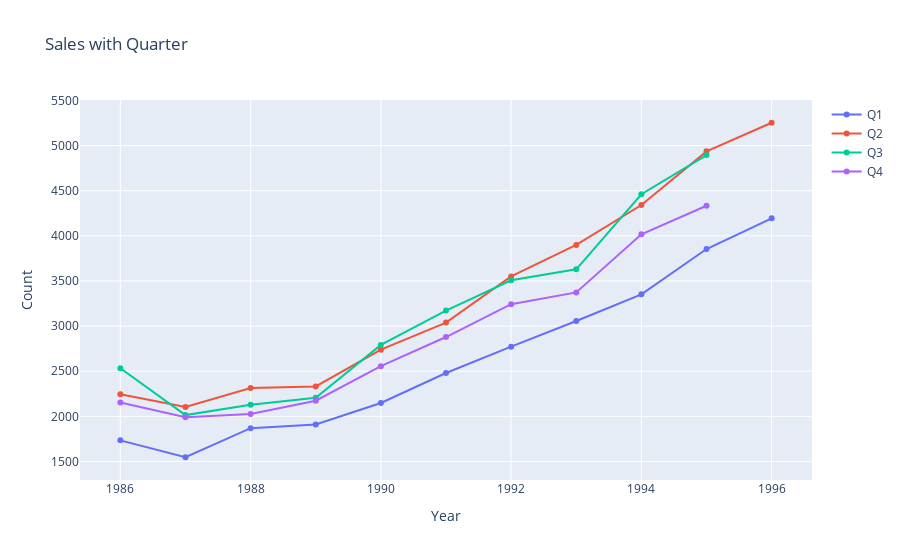

The code cell stored with this chart in its notebook:
### Code cell
# line chart
fig=go.Figure()
for i in range(1,5):
    fig.add_scatter(x=df[df['Quarters']==i]['Year'],
                    y=df[df['Quarters']==i]['Sales'].astype('int'),
                    name=f'Q{i}')
fig.update_layout(title='Sales with Quarter',
                 xaxis_title='Year',
                 yaxis_title='Count',
                 autosize=False,
                 hovermode='x unified')
fig.show()

### Figure 1 — Plotly figure (JSON) as saved in the notebook; plotly's stock layout.template omitted (floating-point values rounded to 4 significant figures)
{"data": [{"name": "Q1", "type": "scatter", "x": [1986, 1987, 1988, 1989, 1990, 1991, 1992, 1993, 1994, 1995, 1996], "y": [1734, 1547, 1869, 1910, 2148, 2480, 2772, 3056, 3352, 3854, 4194]}, {"name": "Q2", "type": "scatter", "x": [1986, 1987, 1988, 1989, 1990, 1991, 1992, 1993, 1994, 1995, 1996], "y": [2244, 2104, 2313, 2331, 2739, 3039, 3550, 3899, 4342, 4936, 5253]}, {"name": "Q3", "type": "scatter", "x": [1986, 1987, 1988, 1989, 1990, 1991, 1992, 1993, 1994, 1995], "y": [2533, 2014, 2128, 2206, 2792, 3172, 3508, 3629, 4461, 4895]}, {"name": "Q4", "type": "scatter", "x": [1986, 1987, 1988, 1989, 1990, 1991, 1992, 1993, 1994, 1995], "y": [2154, 1991, 2026, 2173, 2556, 2879, 3243, 3373, 4017, 4333]}], "layout": {"autosize": false, "hovermode": "x unified", "title": {"text": "Sales with Quarter"}, "xaxis": {"title": {"text": "Year"}}, "yaxis": {"title": {"text": "Count"}}}}
